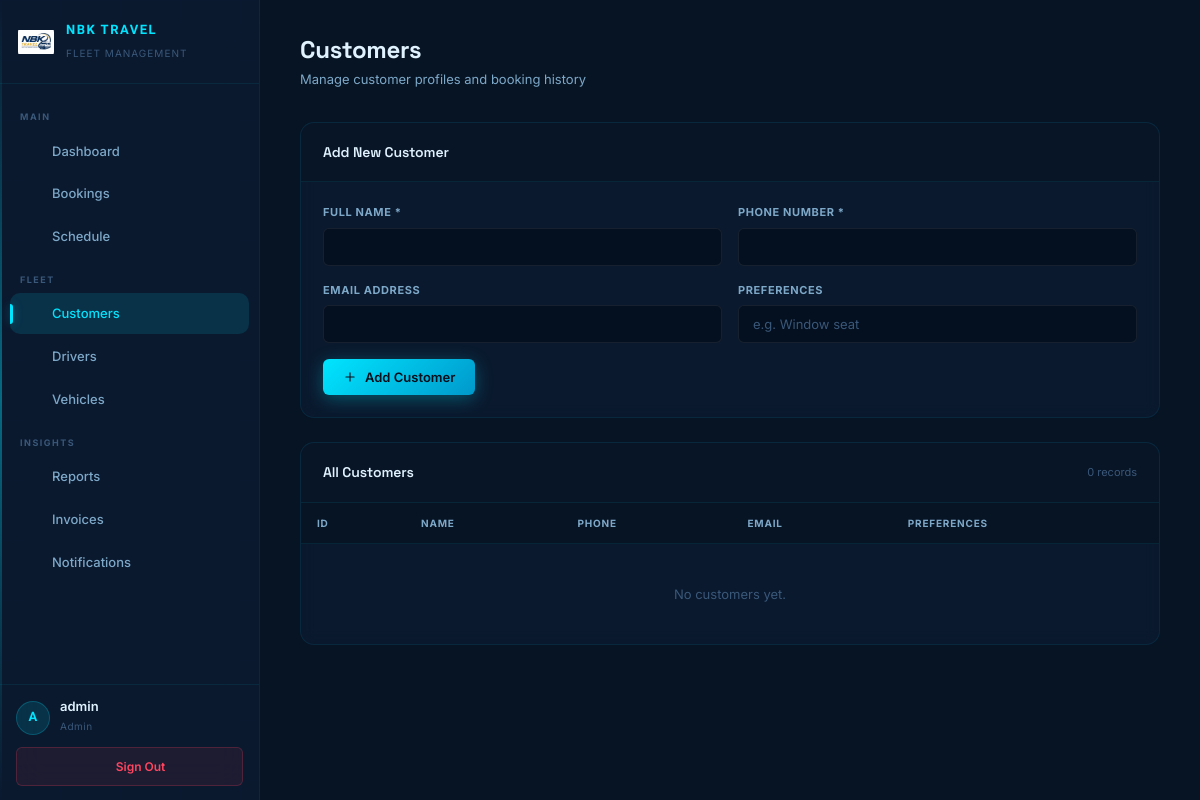
Before: /customers.php with the older database file.
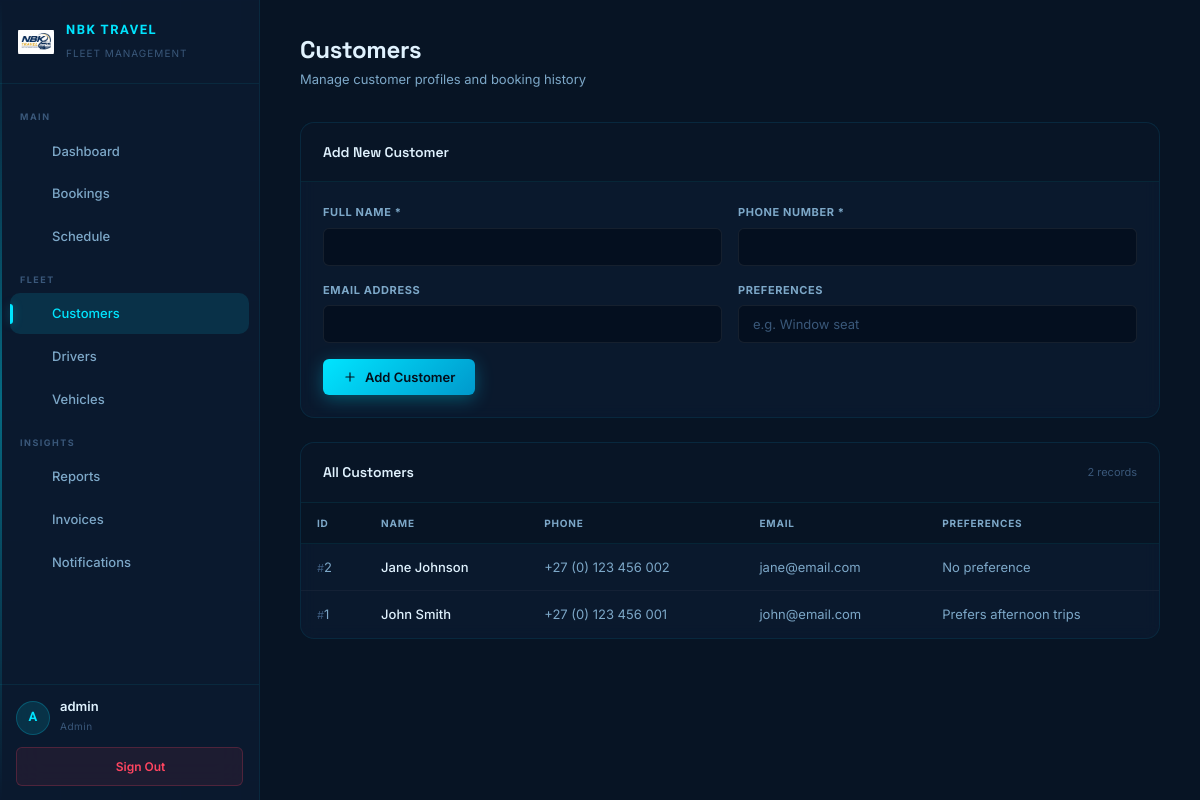
After: the same page with the newer database file.
### tables this page shows
CREATE TABLE IF NOT EXISTS customers (
    customerId INT PRIMARY KEY AUTO_INCREMENT,
    fullName VARCHAR(100) NOT NULL,
    phoneNumber VARCHAR(20) NOT NULL UNIQUE,
    emailAddress VARCHAR(100),
    preferences VARCHAR(255),
    createdAt DATETIME DEFAULT CURRENT_TIMESTAMP
);

### customers.php (the view, shortened to what this page needs)
<?php
require_once 'includes/db.php';
$customers = $conn->query("SELECT customerId, fullName, phoneNumber, emailAddress, preferences FROM customers ORDER BY fullName")->fetch_all(MYSQLI_ASSOC);
require_once 'includes/header.php';
?>
<div class="page-header">
    <div class="ph-text"><h1>Customers</h1><p>Manage customer profiles and booking history</p></div>
</div>
<div class="card">
    <div class="card-header"><h2>Add New Customer</h2></div>
    <div class="card-body">
        <form id="customerForm">
            <div class="form-row">
                <div class="form-group"><label>Full Name *</label><input type="text" id="fullName" name="fullName" required></div>
                <div class="form-group"><label>Phone Number *</label><input type="tel" id="phoneNumber" name="phoneNumber" required></div>
            </div>
            <div class="form-row">
                <div class="form-group"><label>Email Address</label><input type="email" id="emailAddress" name="emailAddress"></div>
                <div class="form-group"><label>Preferences</label><input type="text" id="preferences" name="preferences" placeholder="e.g. Window seat"></div>
            </div>
            <button type="submit" class="btn btn-primary"><svg viewBox="0 0 24 24"><line x1="12" y1="5" x2="12" y2="19"/><line x1="5" y1="12" x2="19" y2="12"/></svg> Add Customer</button>
        </form>
    </div>
</div>
<div class="card">
    <div class="card-header"><h2>All Customers</h2><span class="card-header-meta"><?= count($customers) ?> records</span></div>
    <div class="card-body" style="padding:0;">
        <div class="table-wrap">
            <table>
                <thead><tr><th>ID</th><th>Name</th><th>Phone</th><th>Email</th><th>Preferences</th></tr></thead>
                <tbody>
                    <?php foreach ($customers as $c): ?>
                    <tr><td><span style="color:var(--smoke);font-size:11px;">#</span><?= $c['customerId'] ?></td><td><strong><?= htmlspecialchars($c['fullName']) ?></strong></td><td><?= htmlspecialchars($c['phoneNumber']) ?></td><td><?= htmlspecialchars($c['emailAddress'] ?? '—') ?></td><td><?= htmlspecialchars($c['preferences'] ?? '—') ?></td></tr>
                    <?php endforeach; ?>
                    <?php if (empty($customers)): ?><tr><td colspan="5" style="text-align:center;padding:40px;color:var(--smoke);">No customers yet.</td></tr><?php endif; ?>
                </tbody>
            </table>
        </div>
    </div>
</div>
<?php require_once 'includes/footer.php'; ?>

Changed rows visible on the page:
added customers: customerId "2", fullName "Jane Johnson", phoneNumber "+27 (0) 123 456 002", emailAddress "jane@email.com", preferences "No preference"
added customers: customerId "1", fullName "John Smith", phoneNumber "+27 (0) 123 456 001", emailAddress "john@email.com", preferences "Prefers afternoon trips"
Other visible differences:
count($customers): "0" → "2"
text no longer shown: "No customers yet."
